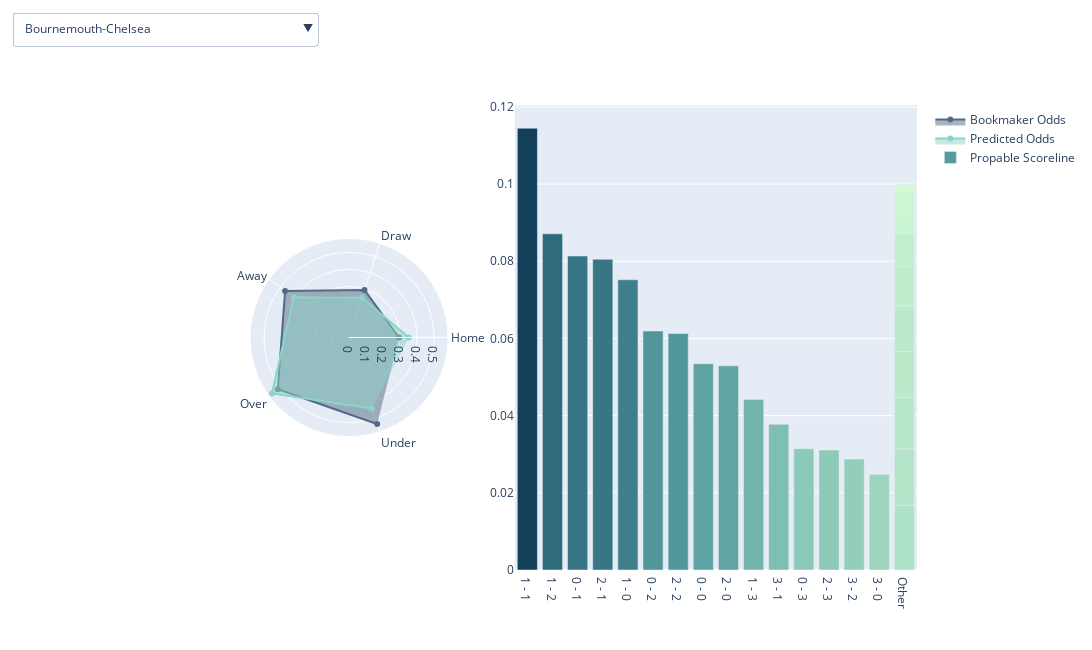

This figure's notebook cell:
### Code cell
# Create subplots
fig = make_subplots(rows=1, cols=2, specs=[[{'type': 'polar'}, {'type': 'xy'}]], column_widths=[0.33, 0.67])
fig.update_layout(width=1500, height=650)
# create a list to store the buttons
buttons = []
categories = ['Home', 'Draw', 'Away', 'Over', 'Under']

# loop through each match and create two traces for Bookmaker odds and predicted values
for match_index, match in enumerate(Final_Odds['Match'].unique().tolist()):

    # create the trace for Bookmaker odds
    trace_bookmaker = go.Scatterpolar(
      r=Final_Odds[(Final_Odds['Type']=='Bookmaker')  & (Final_Odds['Match']==match)][['P(Hwin)', 'P(Draw)', 'P(Awin)', 'P(Over)', 'P(Under)']].values.tolist()[0],
      theta=categories,
      fill='toself',
      name='Bookmaker Odds',
      marker = dict(color = 'rgb(82, 106, 131)' ),
      visible=False if match_index!=0 else True,
      hovertemplate='%{theta}<br>Prob: %{r:.2f}<br>Bookmaker Odds'
)
    fig.add_trace(trace_bookmaker, row=1, col=1)
    # create the trace for predicted values
    trace_predicted = go.Scatterpolar(
        r= Final_Odds[(Final_Odds['Type']=='Predicted')  & (Final_Odds['Match']==match)][['P(Hwin)', 'P(Draw)', 'P(Awin)', 'P(Over)', 'P(Under)']].values.tolist()[0],
        theta=categories,
        fill='toself',
        name='Predicted Odds',
        marker = dict(color ='rgb(141,211,199)'), #'rgb(217, 175, 107)'
        visible=False if match_index!=0 else True,
        hovertemplate='%{theta}<br>Prob: %{r:.2f}<br>Predicted Odds'
  )
    fig.add_trace(trace_predicted, row=1, col=1)
    
    trace_goals = go.Bar(
        x=Pie_list[match_index]['score'],
        y=Pie_list[match_index]['P(score)'],
        visible=False if match_index!=0 else True,
        marker=dict(color=Pie_list[match_index]['P(score)'], colorscale='darkmint'),
        name='Propable Scoreline',
        hovertemplate='Score %{x}<br>Prob: %{y:.3f}'
    )
    fig.add_trace(trace_goals, row=1, col=2)
    
    # create the dictionary for the button
    button_dict = dict(
        method="restyle",
        args=[{"visible": [False] * (len(Final_Odds['Match'].unique().tolist()) * 3)}], # set all traces to false initially
        label=match
    )
    
    # set visibility to true for the corresponding traces
    button_dict["args"][0]["visible"][3*match_index] = True # Bookmaker odds trace
    button_dict["args"][0]["visible"][3*match_index+1] = True # Predicted trace
    button_dict["args"][0]["visible"][3*match_index+2] = True # Goal trace
    
    # set visibility to true for the corresponding traces for the first match
    if match_index == 0:
        button_dict["args"][0]["visible"][0] = True # Bookmaker odds trace
        button_dict["args"][0]["visible"][1] = True # Predicted trace
        button_dict["args"][0]["visible"][2] = True
        
    # append the button to the list
    buttons.append(button_dict)


# update the layout with the buttons
fig.update_layout(
    updatemenus=[go.layout.Updatemenu(
        buttons=buttons,
        active=0, # set the initial active button
        x=0.1,
        y=1.2,
        direction="down"
    )],
    
)

# show the plot
fig.show()
